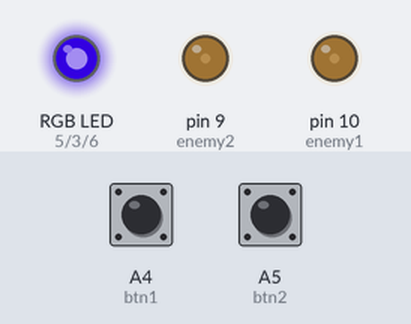
The sketch below on a simulated Arduino Uno, built with avr-gcc and run on an emulated ATmega328P. Shown: an RGB LED mixed from three pins (HIGH = lit), output pins drawn as LEDs (lit = HIGH). The test bench sets the inputs (shaded band); at power-on: A4 (btn1) LOW, A5 (btn2) LOW. Dim RGB values are drawn brighter than linear; random numbers use the default seed unless the sketch sets one; what the sketch prints to the serial monitor is not drawn.

Above: at 1.2 s.
1.3 s: A4 (btn1) pulled HIGH for 0.15 s
At 2.87 s:
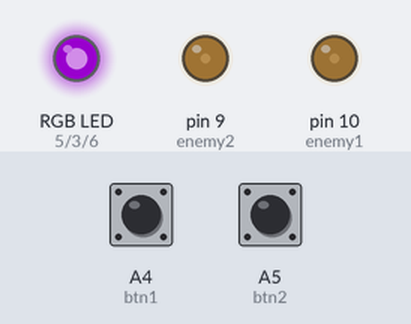
4.4 s: A5 (btn2) pulled HIGH for 0.15 s
At 4.68 s:
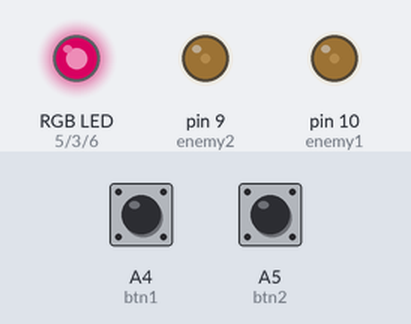
At 7.2 s:
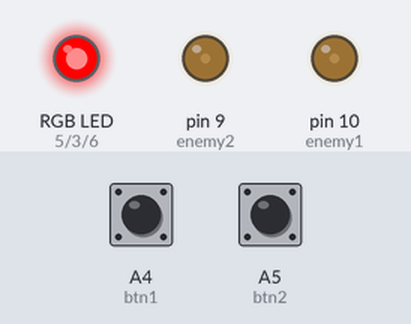
7.4 s: A4 (btn1) driven HIGH and A5 (btn2) driven HIGH
13.4 s: A4 (btn1) driven LOW
Timing chart, 0 to 16.4 s (numbered marks = the images above; inputs shaded):
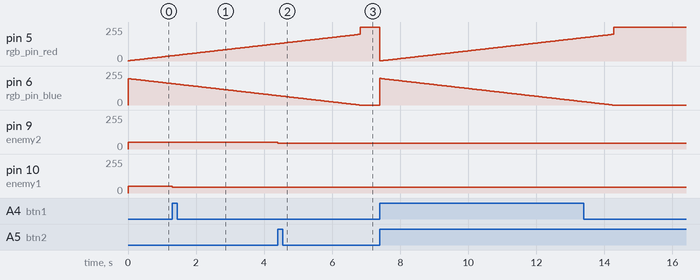

The sketch:

alienAttack.ino
```cpp
//pins
const int btn1 = A4;
const int btn2 = A5;
const int enemy1 = 10;
const int enemy2 = 9;
const int rgb_pin_red = 5;
const int rgb_pin_blue = 6;
const int rgb_pin_green = 3;

//variables enemy
int hp1 = 50;
int hp2 = 50;
int counter = 0;

//variables player
int atk1 = 0; //attack button
int atk2 = 0; //attack button
int hp_red = 0; //will light up player is has lower health points
int hp_blue = 200; //will light up if player has higher health points
int hp_green = 0; //will only use for winning animation


//boolean
bool clicked1 = false;
bool clicked2 = false;
bool over = false; //variable for game over when the player wins

void setup() {
  Serial.begin(9600);
  // put your setup code here, to run once:
  pinMode(atk1, INPUT);
  pinMode(atk2, INPUT);
  pinMode(enemy1, OUTPUT);
  pinMode(enemy2, OUTPUT);
  pinMode(rgb_pin_red, OUTPUT);
  pinMode(rgb_pin_blue, OUTPUT);
  pinMode(rgb_pin_green, OUTPUT);
}

void loop() {
  // reading
  atk1 = digitalRead(btn1);
  atk2 = digitalRead(btn2);

  //player attack right
  if (atk1 > 0 && clicked1 == false && !over) {
    clicked1 = true;
    if (hp1 > 0) {
      hp1 -= 5;
    }
  } else if (atk1 < 1) {
    clicked1 = false;
  }
  //player attack left
  if (atk2 > 0 && clicked2 == false && !over) {
    clicked2 = true;
    if (hp2 > 0) {
      hp2 -= 5;
    }
  } else if (atk2 < 1) {
    clicked2 = false;
  }

  //enemy attack
  if (counter >= 10) {
    if (hp_blue > 0 & !over) {
      counter = 0;
      hp_blue--;
      hp_red++;
    } else if (hp_blue <= 0) { //losing condition
      hp_red = 255;
      over = true;
    }
  } else {
    counter ++;
  }

  //winning condition
  if (hp1 <= 0 && hp2 <= 0) {
    over = true;
    hp_red = random(90);
    hp_green = random(90);
    hp_blue = random(90);
    RGB_COLOR(hp_red, hp_green, hp_blue);
    delay(100);
  }

  if (over) {
    if (atk1 > 0 && atk2 > 0) {
      RESET();
    }
  }

  //update stats
  analogWrite(enemy1, hp1);
  analogWrite(enemy2, hp2);
  RGB_COLOR(hp_red, hp_green, hp_blue); //player health points

  //debug
  Serial.println(over);
}

void RGB_COLOR(int r, int g, int b)
{
  analogWrite(rgb_pin_red, r);
  analogWrite(rgb_pin_green, g);
  analogWrite(rgb_pin_blue, b);
}

void RESET()
{
  over = false;
  hp_blue = 200;
  hp_red = 0;
  hp_green = 0;
  hp1 = 50;
  hp2 = 50;
}
```

Measured:
- after the input at 1.3 s, pin 10 (enemy1): 50/255 → 45/255 at once
- after the input at 4.4 s, pin 9 (enemy2): 50/255 → 45/255 at once
